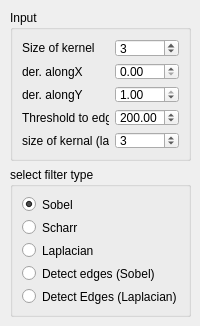
      <widget class="QWidget" name="tab_2">
       <attribute name="title">
        <string>HPF , Edge</string>
       </attribute>
       <widget class="QWidget" name="layoutWidget">
        <property name="geometry">
         <rect>
          <x>10</x>
          <y>10</y>
          <width>181</width>
          <height>307</height>
         </rect>
        </property>
        <layout class="QVBoxLayout" name="verticalLayout_5">
         <item>
          <widget class="QGroupBox" name="groupBox_9">
           <property name="title">
            <string>Input</string>
           </property>
           <layout class="QGridLayout" name="gridLayout_4">
            <item row="3" column="1">
             <widget class="QDoubleSpinBox" name="threshEdge_spin">
              <property name="maximum">
               <double>255.000000000000000</double>
              </property>
              <property name="value">
               <double>200.000000000000000</double>
              </property>
             </widget>
            </item>
            <item row="3" column="0">
             <widget class="QLabel" name="label_17">
              <property name="text">
               <string>Threshold to edges</string>
              </property>
             </widget>
            </item>
            <item row="2" column="0">
             <widget class="QLabel" name="label_16">
              <property name="text">
               <string>der. alongY</string>
              </property>
             </widget>
            </item>
            <item row="1" column="0">
             <widget class="QLabel" name="label_15">
              <property name="text">
               <string>der. alongX</string>
              </property>
             </widget>
            </item>
            <item row="0" column="1">
             <widget class="QSpinBox" name="kerSize_spin">
              <property name="minimum">
               <number>1</number>
              </property>
              <property name="maximum">
               <number>7</number>
              </property>
              <property name="singleStep">
               <number>2</number>
              </property>
              <property name="value">
               <number>3</number>
              </property>
             </widget>
            </item>
            <item row="0" column="0">
             <widget class="QLabel" name="label_14">
              <property name="text">
               <string>Size of kernel</string>
              </property>
             </widget>
            </item>
            <item row="4" column="0">
             <widget class="QLabel" name="label_18">
              <property name="text">
               <string>size of kernal (lapl.)</string>
              </property>
             </widget>
            </item>
            <item row="4" column="1">
             <widget class="QSpinBox" name="kersizelap_spin">
              <property name="minimum">
               <number>1</number>
              </property>
              <property name="singleStep">
               <number>2</number>
              </property>
              <property name="value">
               <number>3</number>
              </property>
             </widget>
            </item>
            <item row="1" column="1">
             <widget class="QDoubleSpinBox" name="deralongx_spin">
              <property name="maximum">
               <double>1.000000000000000</double>
              </property>
              <property name="value">
               <double>0.000000000000000</double>
              </property>
             </widget>
            </item>
            <item row="2" column="1">
             <widget class="QDoubleSpinBox" name="deralongy_spin">
              <property name="maximum">
               <double>1.000000000000000</double>
              </property>
              <property name="value">
               <double>1.000000000000000</double>
              </property>
             </widget>
            </item>
           </layout>
          </widget>
         </item>
         <item>
          <widget class="QGroupBox" name="groupBox_10">
           <property name="title">
            <string>select filter type</string>
           </property>
           <layout class="QVBoxLayout" name="verticalLayout_4">
            <item>
             <widget class="QRadioButton" name="sobel_radio">
              <property name="text">
               <string>Sobel</string>
              </property>
              <property name="checked">
               <bool>true</bool>
              </property>
             </widget>
            </item>
            <item>
             <widget class="QRadioButton" name="scharr_radio">
              <property name="text">
               <string>Scharr</string>
              </property>
             </widget>
            </item>
            <item>
             <widget class="QRadioButton" name="laplacian_radio">
              <property name="text">
               <string>Laplacian</string>
              </property>
             </widget>
            </item>
            <item>
             <widget class="QRadioButton" name="edgeSobel_radio">
              <property name="text">
               <string>Detect edges (Sobel)</string>
              </property>
             </widget>
            </item>
            <item>
             <widget class="QRadioButton" name="edgeLaplacian_radio">
              <property name="text">
               <string>Detect Edges (Laplacian)</string>
              </property>
             </widget>
            </item>
           </layout>
          </widget>
         </item>
        </layout>
       </widget>
      </widget>
